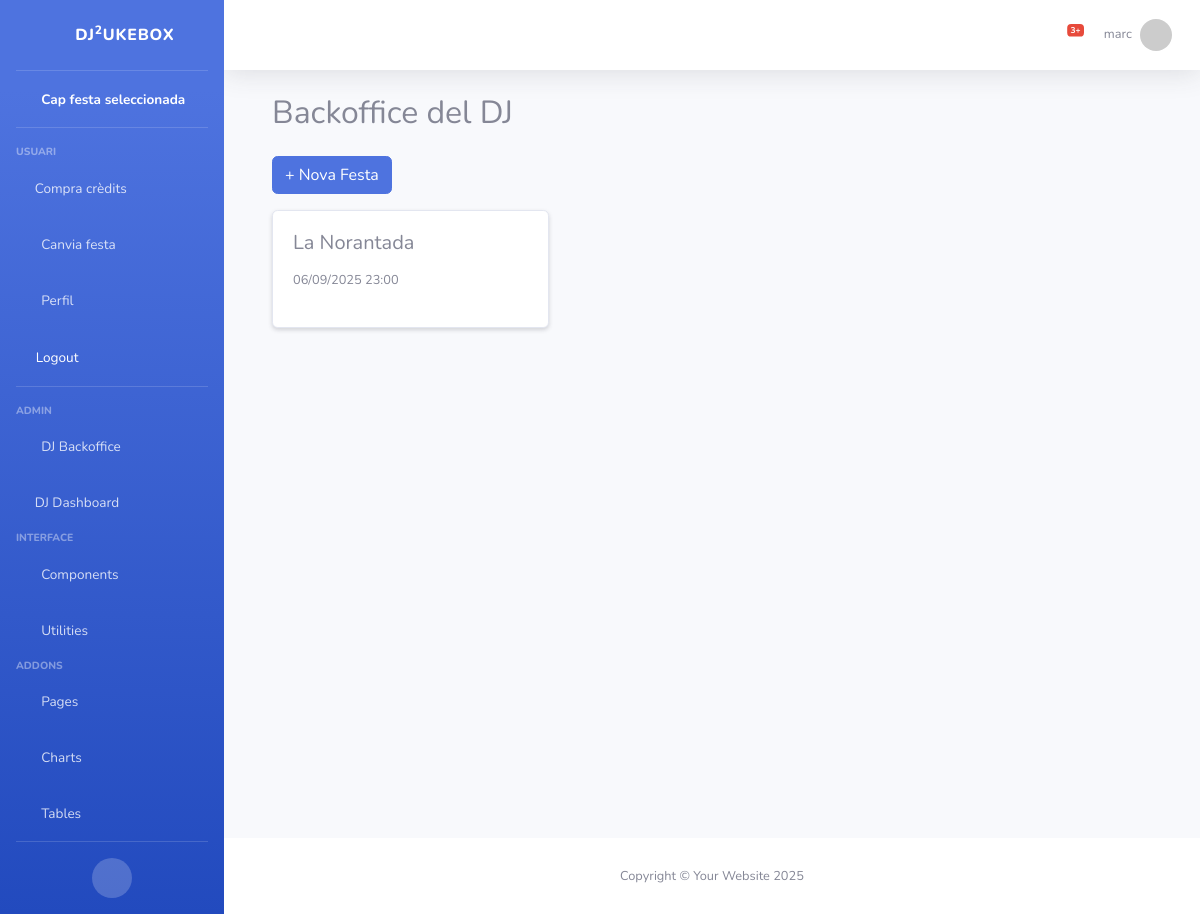
Before: /dj/ (signed in) with the older database file.
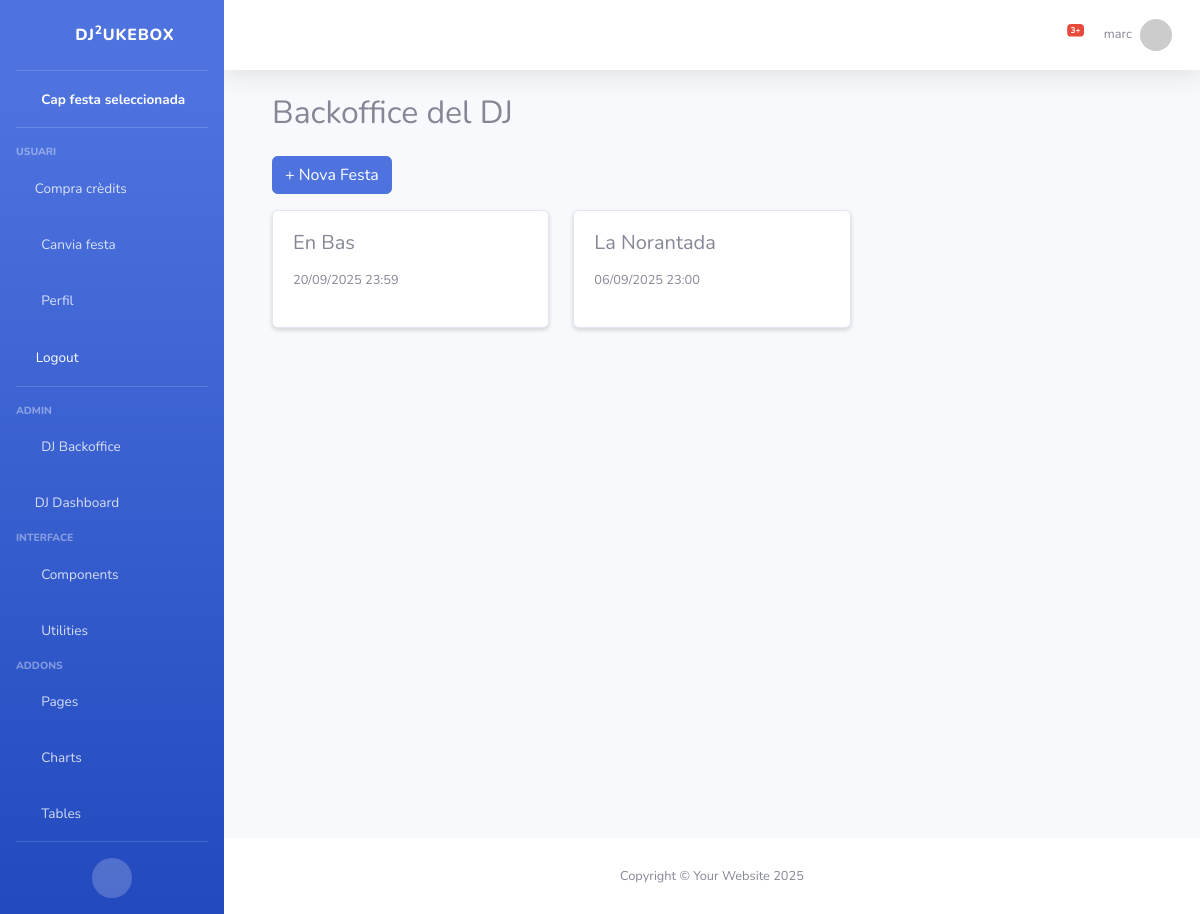
After: the same page with the newer database file.
### jukebox/models.py (models this page shows, shortened)
class Party(models.Model):
    name = models.CharField(max_length=200)
    playlist = models.ForeignKey(Playlist, on_delete=models.SET_NULL, null=True, blank=True)
    date = models.DateTimeField()
    code = models.CharField(max_length=12, unique=True, editable=False, default='')
    max_votes_per_user = models.PositiveIntegerField(default=5)  # NOVETAT

### jukebox/views.py (the view)
# urls.py: path('dj/', views.dj_backoffice, name='dj_backoffice'),
@user_passes_test(lambda u: u.is_superuser)
def dj_backoffice(request):
    songs = Song.objects.all().order_by('-votes')
    parties = Party.objects.order_by('-date')  # Mostra les més recents primer
    party_form = PartyForm()
    if request.method == 'POST':
        party_form = PartyForm(request.POST)
        if party_form.is_valid():
            party_form.save()
            return redirect('dj_backoffice')  # refresca la pàgina
    return render(request, 'jukebox/dj_backoffice.html', {
        'songs': songs,
        'parties': parties,
        'party_form': party_form,
    })

### jukebox/context_processors.py (called while the page is built)
def selected_party(request):
    party_id = request.session.get('selected_party_id')
    party = None
    if party_id:
        try:
            party = Party.objects.get(id=party_id)
        except Party.DoesNotExist:
            party = None
    return {'selected_party': party}

### jukebox/templates/jukebox/dj_backoffice.html (shortened to what this page needs)
{% extends "jukebox/admin_base.html" %}
{% block content %}
<div class="container mt-4">
    <h2 class="mb-4">Backoffice del DJ</h2>
    <button type="button" class="btn btn-primary mb-3" data-toggle="modal" data-target="#createPartyModal">
        + Nova Festa
    </button>
    <div class="row mb-4">
        {% for party in parties %}
            <div class="col-md-4 mb-3">
                <div class="card shadow-sm h-100 {% if selected_party and party.id == selected_party.id %}border-danger border-2{% endif %}">
                    <div class="card-body d-flex flex-column justify-content-between">
                        <h5 class="card-title">{{ party.name }}</h5>
                        <p class="card-text">
                            <small class="text-muted">
                                {{ party.date|date:"d/m/Y H:i" }}
                            </small>
                        </p>
                    </div>
                </div>
            </div>
        {% empty %}
            <div class="col-12">
                <div class="alert alert-warning">No hi ha cap festa creada!</div>
            </div>
        {% endfor %}
    </div>
</div>
{% endblock %}

Changed rows visible on the page:
added Party: name "En Bas", date "20/09/2025 23:59"
